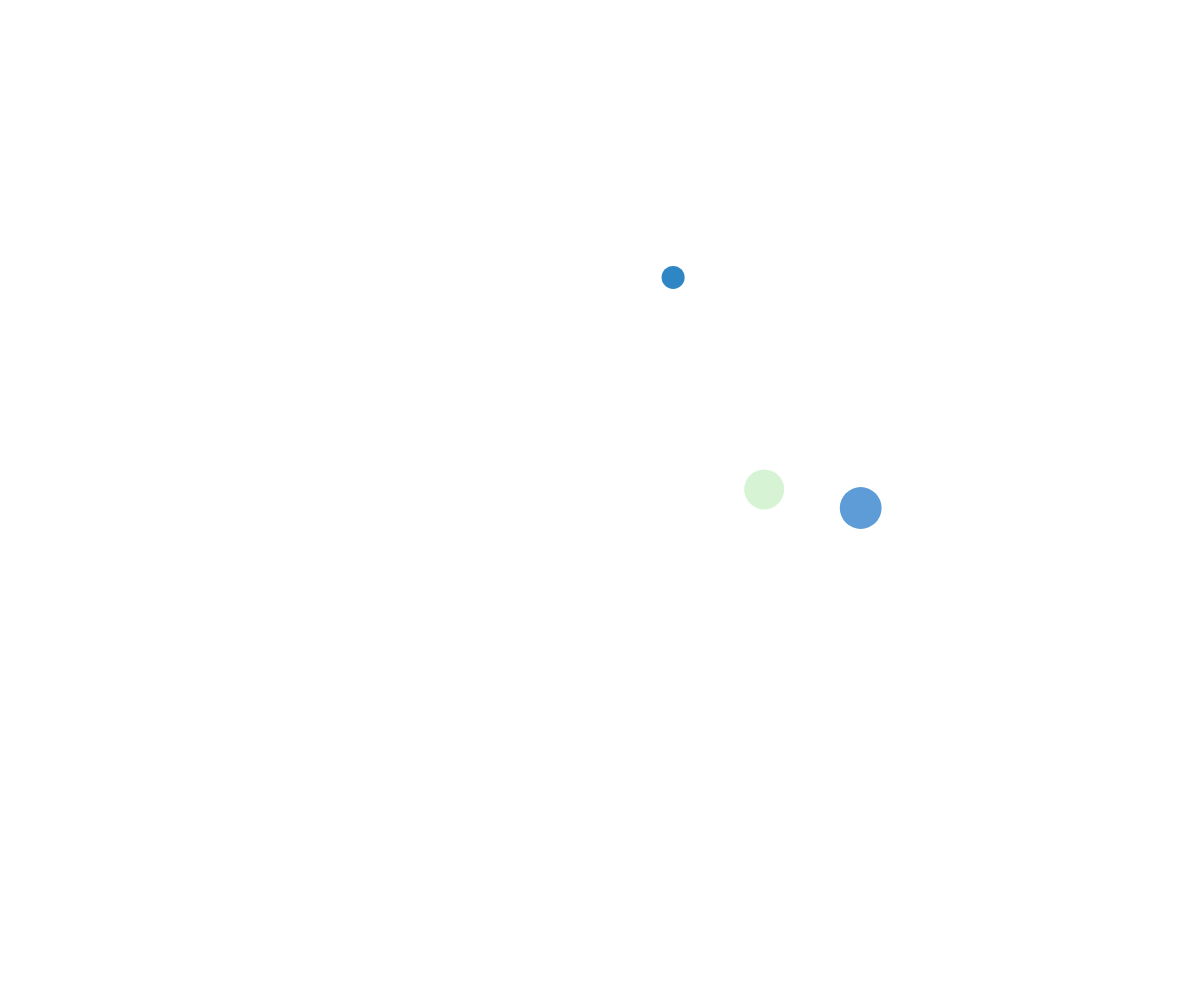
Frame 1 (no input)
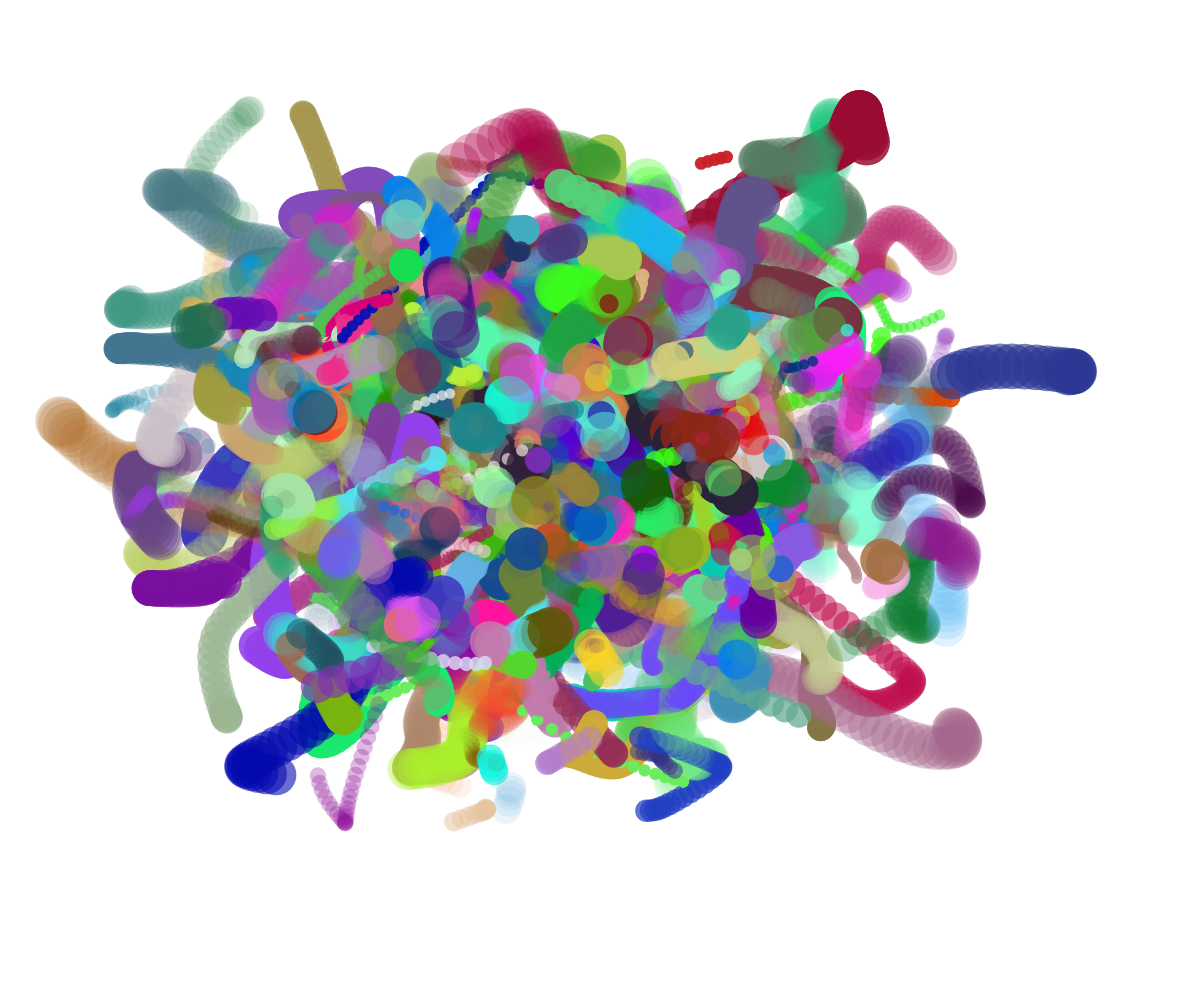
Frame 60 (no input)
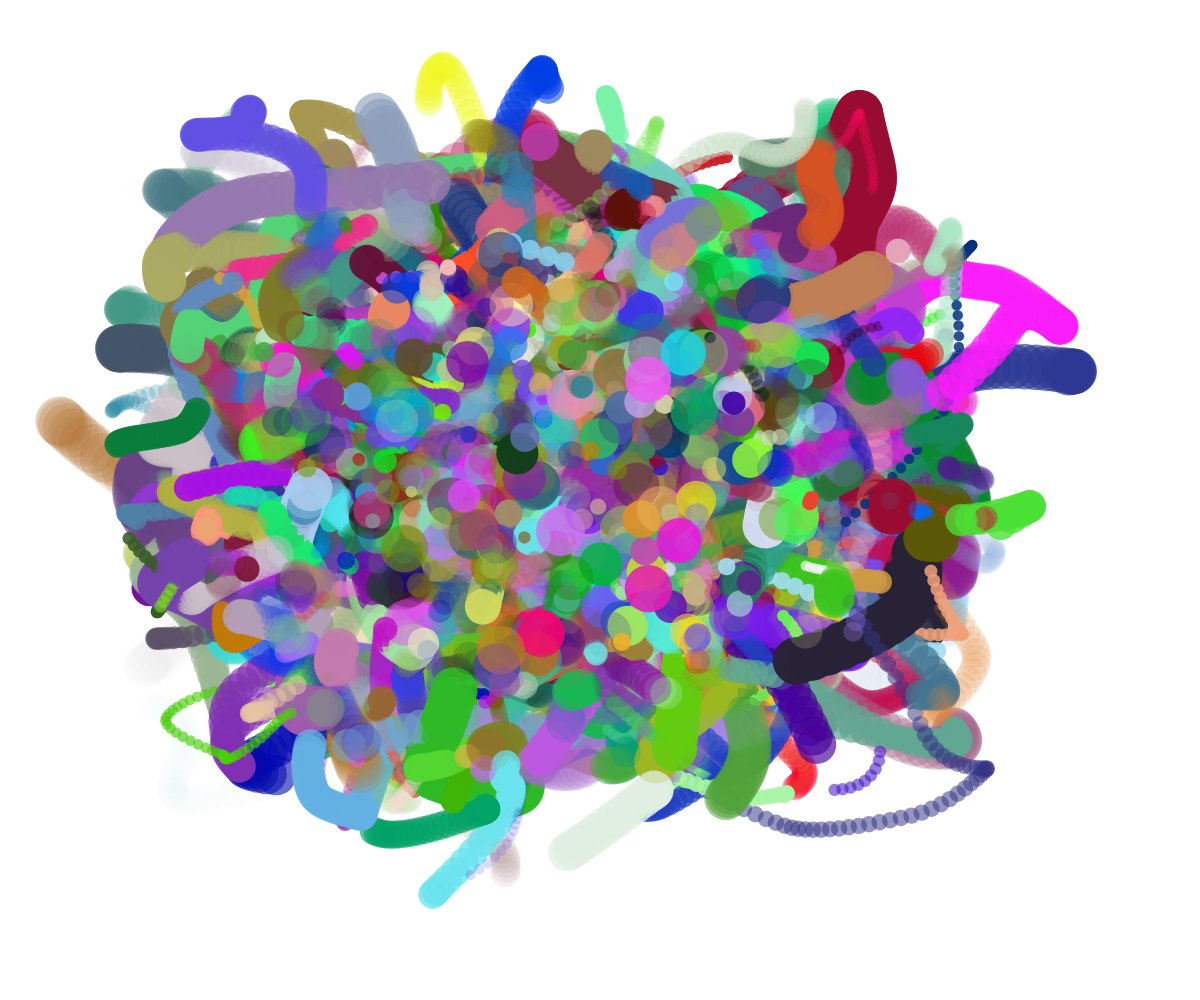
Frame 120 (the mouse pressed at the canvas centre since frame 60)

The p5.js sketch that drew these frames (run headless with seeded random() and noise() and a simulated clock; from frame 60 on, the mouse is pressed at the canvas centre):

// p5.js sketch
// ── sketch.js
// Perlin noise ball
// Your Name
// Date
//
// Extra for Experts:
// - describe what you did to take this project "above and beyond"

let ballArray = [];

function setup() {
  createCanvas(windowWidth, windowHeight);
  spawnBall();
  window.setInterval(spawnBall, 1);
}

function draw() {
  noStroke();

  for (let theBall of ballArray){
    fill(theBall.color);
    theBall.x = noise(theBall.time) * width;
    theBall.y = noise(theBall.time + 300) * height;
  
    circle(theBall.x, theBall.y, theBall.size);
  
    theBall.time += 0.01;
  }
}


function spawnBall(){
  let ball = {
    x: random(width),
    y: random(height),
    size: random(10, 50),
    color: color(random(255),random(255),random(255),random(255),random(255)),
    time: random(1000),
  };
  ballArray.push(ball);
}
function mousePressed(){
  spawnBall();
}
